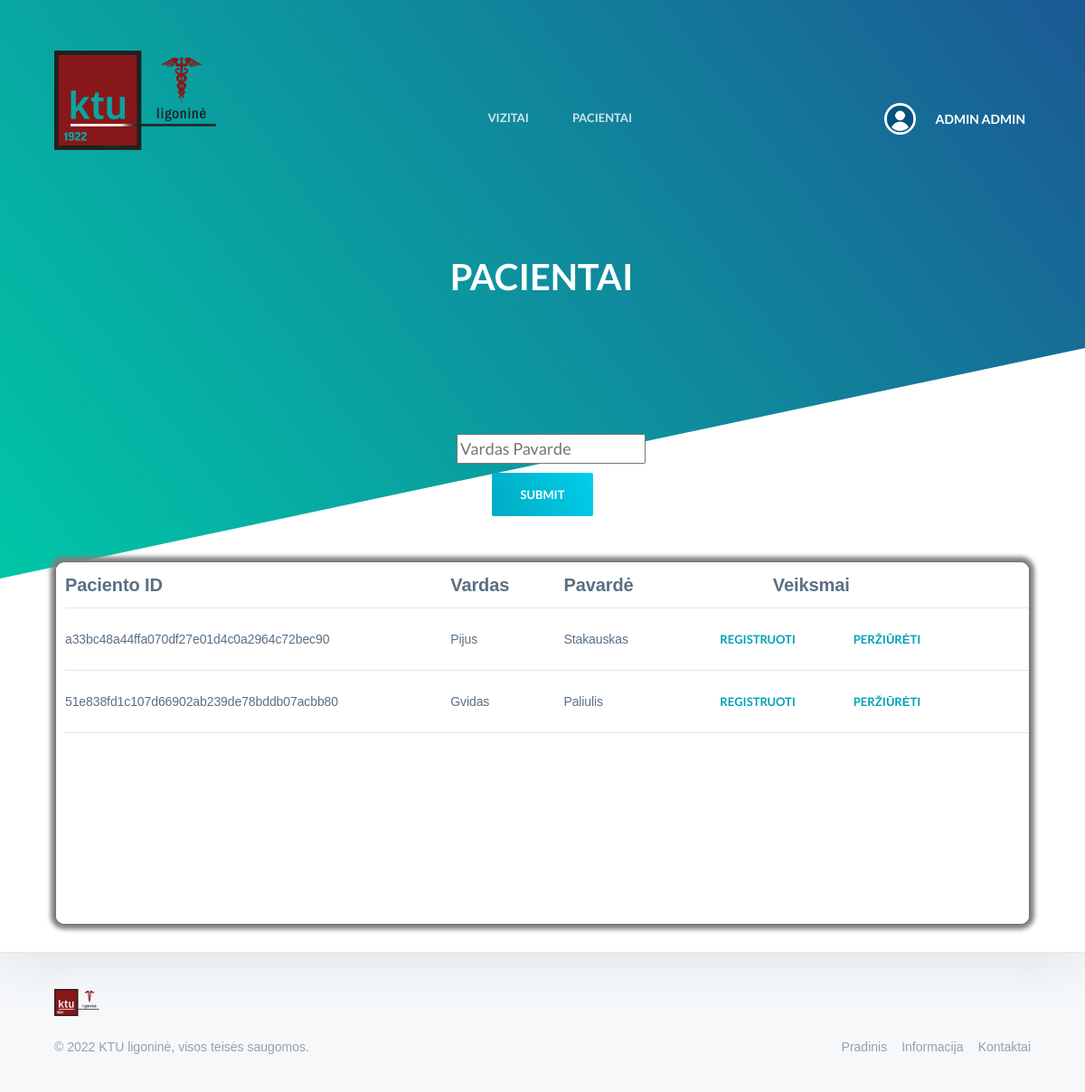
Page /ligu-istorija-m (signed in) on the committed database.
### app.py (models this page shows, shortened)
class User(db.Model, UserMixin):
    unique_id = db.Column(db.String(20), primary_key = True, unique = True)
    first_name = db.Column(db.String(20))
    last_name = db.Column(db.String(20))
    personal_code = db.Column(db.String(11))
    email = db.Column(db.String(50))
    phone = db.Column(db.String(15))
    position = db.Column(db.String(50))
    working_hours = db.Column(db.String(300))
    password = db.Column(db.String(50))
    image_url = db.Column(db.String(100))

### app.py (the view)
@login_required
@app.route('/ligu-istorija-m', methods=['GET', 'POST'])
def patient_history_medics():
    form = FilterVisits()
    if request.method == 'POST':
        return render_template('patient_history_m.html', user = current_user, list = getPatientsListDoc(form.first_lastname.data), len = len(getPatientsListDoc(form.first_lastname.data)), form = form )
    patientlist = User.query.filter_by(position = "Pacientas").all()
    return render_template('patient_history_m.html', user = current_user, list = patientlist, len = len(patientlist), form = form )

### app.py
class FilterVisits(FlaskForm):
    position = SelectField("test")
    first_lastname = StringField('Vardas Pavarde')
    visit_date = DateField('0000-00-00')

### app.py (called while the page is built)
@user_login.user_loader
def load_user(user_id):
    return User.query.get(user_id)

### templates/patient_history_m.html (shortened to what this page needs)
<!DOCTYPE html>
<html lang="lt">
<head>
    <link href="https://cdn.jsdelivr.net/npm/bootstrap@4.5.0/dist/css/bootstrap.min.css" rel="stylesheet">
	<link href="{{ url_for('static', filename='styles/patient_history/style.css') }}" type="text/css" rel="stylesheet">
</head>
<body class="is-boxed has-animations">
	<div class="body-wrap boxed-container">
		<header class="site-header">
            <div class="container">
                <div class="site-header-inner">
                    <div class="brand header-brand">
                        <h1 class="m-0">
                            <a href="/">
                                <svg width="32" height="32" viewBox="0 0 32 32" xmlns="http://www.w3.org/2000/svg">
                                    <title>KTU ligonine</title>
                                    <defs>
										<div id="header" style="min-width:200px;">
										<img class="main-logo" src="{{ url_for('static', filename='logo.png') }}" alt="">
										</div>
                                    </defs>
                                    <path d="M16 32C7.163 32 0 24.837 0 16S7.163 0 16 0s16 7.163 16 16-7.163 16-16 16zm0-10a6 6 0 1 0 0-12 6 6 0 0 0 0 12z" fill="url(#logo-gradient)" fill-rule="evenodd"/>
                                </svg>
                            </a>
                        </h1>
                    </div>
                    <ul class="header-links list-reset m-0 menu-pos">
                        <li><a href="{{ url_for('med_visits') }}">Vizitai</a></li>
						<li><a href="{{ url_for('patient_history_medics') }}">Pacientai</a></li>
					</ul>
					<div class="navbar_right menu-pos">
                        <img src="{{ url_for('static', filename='user_images/' + user.image_url) }}" alt="profile_pic" style="position: absolute; border-radius: 50%;">
                        <div class="dropdown">
                            <button class="dropbtn">
                                <span class="username" style="padding-left: 50px;">{{ user.first_name }} {{ user.last_name }} </span>
                            </button>
                        </div>
                	</div>
                </div>
            </div>
        </header>
    <div class="container">
        <div class="site-header-inner">
            <div class="brand header-brand" style="width: 1078px; text-align: center;">
                <p class="section-header">Pacientai</p>
            </div>
        </div>
    </div>
    <form class="search-box" style="z-index: 99999; width: 678px; margin-left: auto; margin-right: auto; margin-top: 100px;" method="POST" action="{{ url_for('patient_history_medics') }}">
            {{form.first_lastname(placeholder='Vardas Pavarde', style='margin-left: 36%;margin-bottom: 30px;')}}
                <div style="text-align: center; margin-bottom:50px; margin-top: -20px;">
                    <input class="button button-primary" type="submit">
                </div>
        </form>
    <div class="card overflow-hidden" style="width:1078px;margin:0 auto;float:none;margin-bottom:30px;border-radius:10px;box-shadow: 0px 0px 5px 5px grey;">
        <div style="text-align:left">
          <div class="tablescroll">
              <table class="tabledesc">
                  <tr>
                      <th>Paciento ID</th>
                      <th>Vardas</th>
                      <th>Pavardė</th>
                      <th style="padding-left: 10%;">Veiksmai</th>
                  </tr>
                  {%for i in range(0, len)%}
                  <tr>
                    <td>{{ list[i].unique_id }}</td>
                    <td>{{ list[i].first_name}}</td>
                    <td>{{ list[i].last_name }}</td>
                    <td ><button onclick="window.location.href='{{ url_for('update_user', user_id=list[i].unique_id) }}'" class="button" title="Redaguoti">Registruoti</button><button onclick="window.location.href='{{ url_for('update_user', user_id=list[i].unique_id) }}'" class="button" title="Peržiūrėti">Peržiūrėti</button></td>
                </tr>
                {% endfor%}
              </table>
          </div>
        </div>
    </div>
	</div>
	<footer class="site-footer">
            <div class="container">
                <div class="site-footer-inner">
                    <div class="brand footer-brand">
                        <a href="/">
                            <img src="{{ url_for('static', filename='logo.png') }}" alt="" width="50" height="50" viewBox="0 0 32 32">
                        </a>
                    </div>
                    <ul class="footer-links list-reset">
                        <li>
                            <a href="{{ url_for('home') }}">Pradinis</a>
                        </li>
                        <li>
                            <a href="{{ url_for('info') }}">Informacija</a>
                        </li>
                        <li>
                            <a href="{{ url_for('contacts') }}">Kontaktai</a>
                        </li>
                    </ul>
                    <ul></ul>
                    <div class="footer-copyright">&copy; 2022 KTU ligoninė, visos teisės saugomos.</div>
                </div>
            </div>
        </footer>
</body>
</body>
</html>

### rows in the picture
User: image_url (placeholder picture), first_name "ADMIN", last_name "ADMIN"
User: unique "a33bc48a44ffa070df27e01d4c0a2964c72bec90", first_name "Pijus", last_name "Stakauskas"
User: unique "51e838fd1c107d66902ab239de78bddb07acbb80", first_name "Gvidas", last_name "Paliulis"
